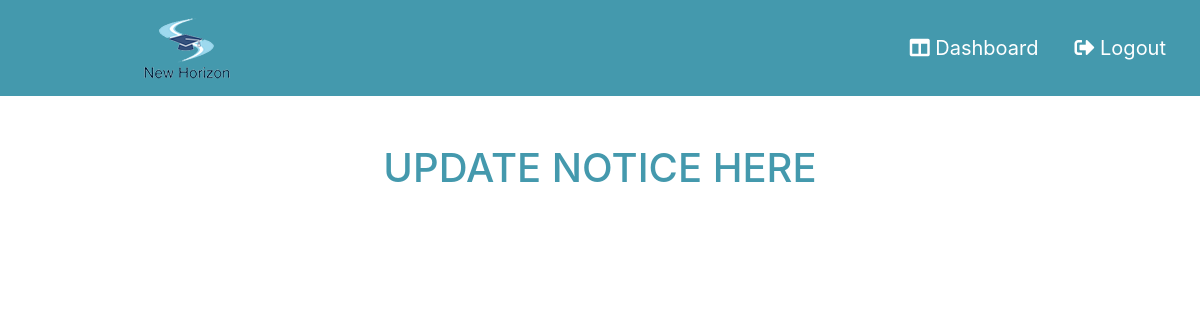
Before: /dashboard/updatenotice/ with the older database file.
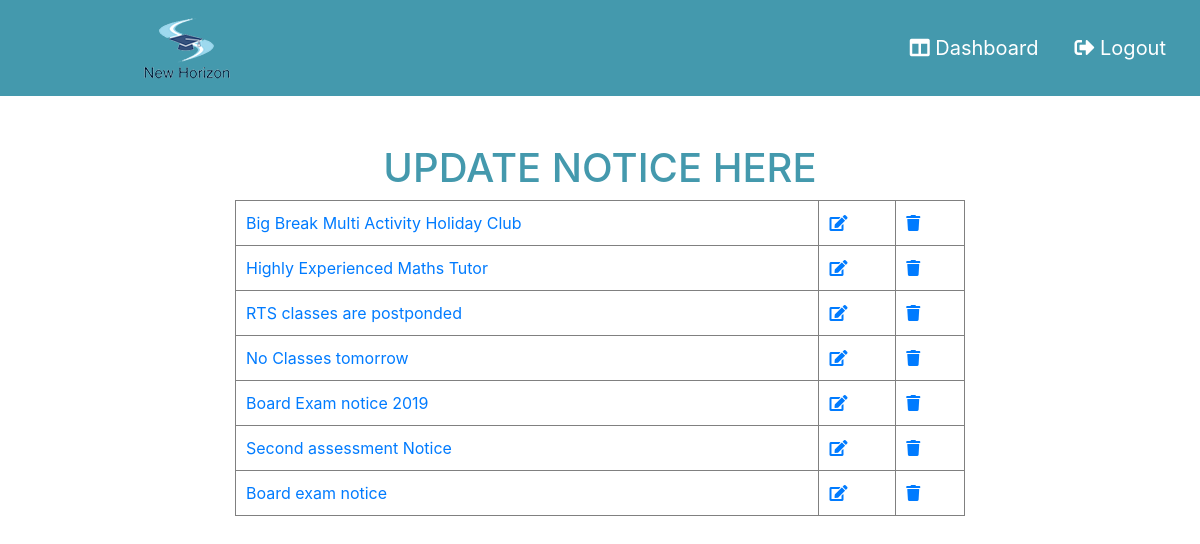
After: the same page with the newer database file.
### homepage/models.py (models this page shows, shortened)
class Notices(models.Model):
    notice_title = models.CharField(max_length=200, default='')
    notice_description = models.TextField(max_length=600, default='')
    notice_date_time = models.DateTimeField(auto_now_add=True)
    class Meta:
        ordering= ['-notice_date_time']

### homepage/views.py (the view)
# urls.py: path('dashboard/updatenotice/', views.update_notice, name='update_notice'),
def update_notice(request):
    notice_list = Notices.objects.all()
    return render(request, 'homepage/update_notice.html', {'notice_list': notice_list})

### homepage/templates/homepage/update_notice.html (shortened to what this page needs)
{% extends 'base.html' %}
{% load static %}
{% block page-header %}
    <nav class="navbar navbar-expand-lg navbar-dark bg-dark">
        <a class="navbar-brand offset-md-1" href="{% url 'home' %}">
            <img src="/media/logo/logo_2ngeXMV.png">
        </a>
        <div class="collapse navbar-collapse" id="navbarSupportedContent">
            <ul class="navbar-nav ml-auto">
                <li class="nav-item">
                    <a class="nav-link" href="{% url 'login' %}"><i class="fas fa-columns"></i> Dashboard</a>
                </li>
                <li class="nav-item">
                    <a class="nav-link" href="{% url 'logout' %}"><i class="fas fa-sign-out-alt"></i> Logout</a>
                </li>
            </ul>
        </div>
    </nav>
{% endblock %}
{% block page-body %}
   <div class="container mt-5">
   <h1 class="text-center">UPDATE NOTICE HERE</h1>
       <div class="row justify-content-center">
            <div class="col-lg-8 col-md-8 col-sm-8">
                <table border="1px" cellpadding="10px" cellspacing="10px" class="w-100">
                    {% for notice in notice_list %}
                        <tr>
                            <td><a href="/dashboard/updatenotice/notice/{{ notice.id }}/">{{ notice.notice_title }}</a></td>
                            <td><a href="/dashboard/editnotice/{{ notice.id }}/"><i class="fas fa-edit"></i></a></td>
                            <td><a href="/dashboard/deletenotice/{{ notice.id }}/"><i class="fas fa-trash"></i></a></td>
                        </tr>
                    {% endfor %}
                </table>
            </div>
       </div>
   </div>
{% endblock %}

Changed rows visible on the page:
added Notices: notice_title "Big Break Multi Activity Holiday Club"
added Notices: notice_title "Highly Experienced Maths Tutor"
added Notices: notice_title "RTS classes are postponded"
added Notices: notice_title "No Classes tomorrow"
added Notices: notice_title "Board Exam notice 2019"
added Notices: notice_title "Second assessment Notice"
added Notices: notice_title "Board exam notice"
